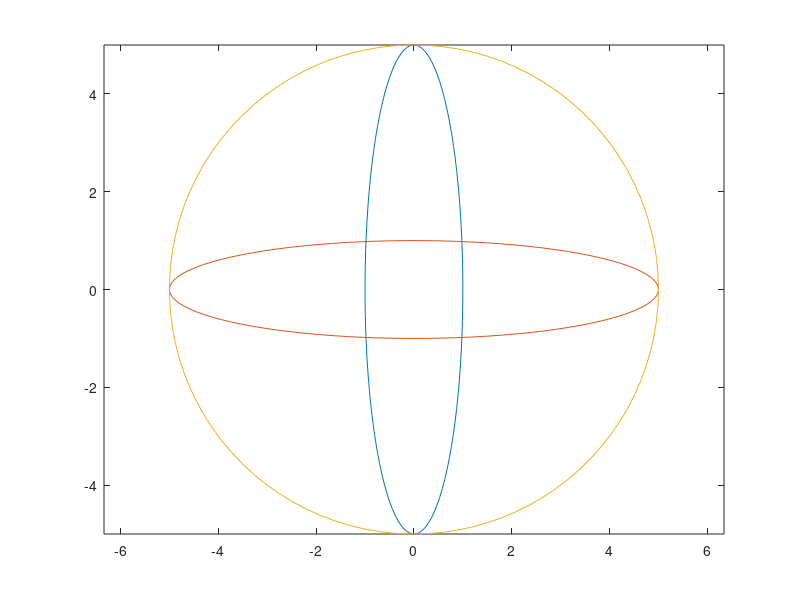

Source code (MATLAB):
a=1;
b=5;
t=linspace(0,2*pi,100);
x=a*cos(t);
y=b*sin(t);
plot(x,y);
hold on;
c=b*cos(t);
d=a*sin(t);
plot(c,d);
hold on;
r=5;
u=r*cos(t);
v=r*sin(t);
plot(u,v);
axis equal